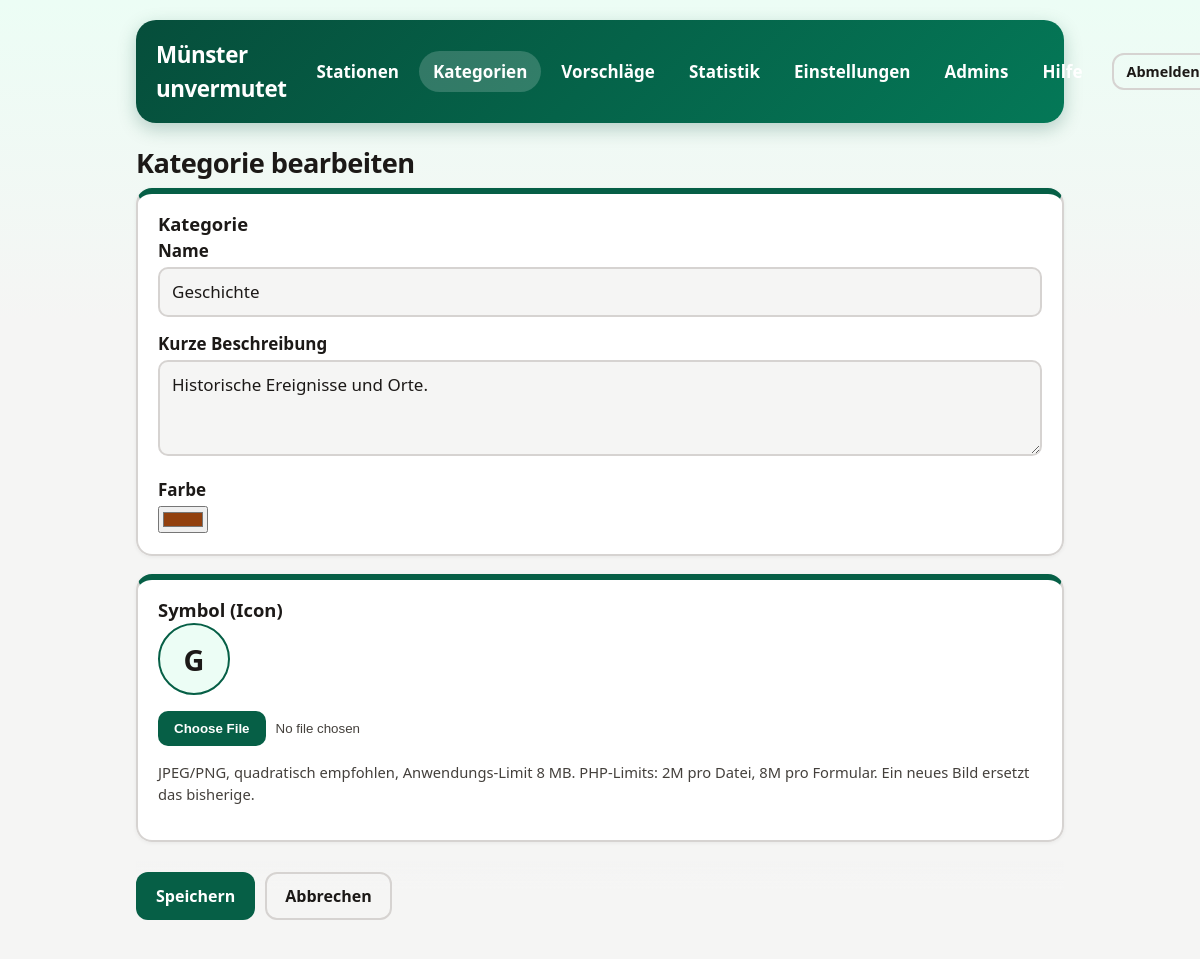
/admin/category-edit.php?id=history (signed in), run on the app's committed database.
### tables this page shows
CREATE TABLE categories (
    id TEXT PRIMARY KEY,
    name TEXT NOT NULL,
    description TEXT NOT NULL DEFAULT '',
    icon TEXT,
    color TEXT NOT NULL DEFAULT '#065f46'
        CHECK (length(color) = 7 AND color GLOB '#[0-9A-Fa-f][0-9A-Fa-f][0-9A-Fa-f][0-9A-Fa-f][0-9A-Fa-f][0-9A-Fa-f]'),
    created_at TEXT NOT NULL,
    updated_at TEXT NOT NULL
);

### includes/config.php (called while the page is built, shortened)
<?php
function config(string $key = null)
{
    static $config = null;
    if ($config === null) {
        $root = dirname(__DIR__);
        $config = [
            'root' => $root,
            'db_path' => $root . '/data/game.sqlite',
            'schema_path' => $root . '/setup/schema.sql',
            'upload_dir' => $root . '/uploads',
            'upload_url' => 'uploads',
            'upload_max_bytes' => 8 * 1024 * 1024,
            'upload_max_edge' => 4000,
            'session_name' => 'muenster_admin',
            'session_timeout' => 300,
            'login_max_attempts' => 5,
            'login_window' => 900,
            'suggest_max_per_hour' => 5,
            'allow_http_links' => true,
            'timezone' => 'Europe/Berlin',
            'debug' => false,
        ];
        $local = __DIR__ . '/config.local.php';
        if (is_file($local)) {
            $config = array_merge($config, (array) require $local);
        }
        date_default_timezone_set($config['timezone']);
    }
    return $key === null ? $config : $config[$key];
}

### includes/config.local.php (called while the page is built)
<?php return ['debug' => true];

### includes/database.php (called while the page is built, shortened)
<?php
require_once __DIR__ . '/config.php';
function db(): PDO
{
    static $pdo = null;
    if ($pdo === null) {
        $path = config('db_path');
        $isNew = !is_file($path);
        $pdo = new PDO('sqlite:' . $path, null, null, [
            PDO::ATTR_ERRMODE => PDO::ERRMODE_EXCEPTION,
            PDO::ATTR_DEFAULT_FETCH_MODE => PDO::FETCH_ASSOC,
            PDO::ATTR_EMULATE_PREPARES => false,
        ]);
        $pdo->exec('PRAGMA foreign_keys = ON');
        $pdo->exec('PRAGMA busy_timeout = 5000');
        $pdo->exec((string) file_get_contents(config('schema_path')));
        $stationColumns = $pdo->query('PRAGMA table_info(stations)')->fetchAll(PDO::FETCH_COLUMN, 1);
        $adminColumns = $pdo->query('PRAGMA table_info(admins)')->fetchAll(PDO::FETCH_COLUMN, 1);
    }
    return $pdo;
}

### includes/uploads.php (called while the page is built, shortened)
<?php
require_once __DIR__ . '/config.php';
function is_managed_upload(?string $path): bool
{
    return (bool) $path && (bool) preg_match('#^' . preg_quote(config('upload_url'), '#') . '/[a-f0-9]{32}\.(?:jpg|png)$#', $path);
}

### admin/category-edit.php (the view, shortened to what this page needs)
<?php
require __DIR__ . '/_bootstrap.php';
$id = isset($_GET['id']) && is_string($_GET['id']) ? $_GET['id'] : null;
$cat = ['name' => '', 'description' => '', 'icon' => '', 'color' => '#065f46'];
if ($id !== null) {
    $stmt = db()->prepare('SELECT * FROM categories WHERE id = ?');
    $stmt->execute([$id]);
    $row = $stmt->fetch();
    $cat = array_merge($cat, $row);
}
$isNew = $id === null;
?>
<h1 class="admin-title"><?= $isNew ? 'Neue Kategorie' : 'Kategorie bearbeiten' ?></h1>
<form method="post" action="category-save.php" enctype="multipart/form-data">
  <fieldset class="task-card"><legend>Kategorie</legend>
    <label for="name">Name</label>
    <input type="text" id="name" name="name" required maxlength="60" value="<?= h($cat['name']) ?>">
    <label for="description">Kurze Beschreibung</label>
    <textarea id="description" name="description" maxlength="300"><?= h($cat['description']) ?></textarea>
    <label for="color">Farbe</label>
    <input type="color" id="color" name="color" required value="<?= h($cat['color']) ?>">
  </fieldset>
  <fieldset class="task-card"><legend>Symbol (Icon)</legend>
    <div class="admin-icon">
      <span class="ico" aria-hidden="true"><?= category_ico($cat) ?></span>
      <div>
        <input type="file" id="icon" name="icon" accept="image/jpeg,image/png" aria-label="Symbol hochladen">
        <p class="muted">JPEG/PNG, quadratisch empfohlen, Anwendungs-Limit <?= (int) (config('upload_max_bytes') / 1048576) ?> MB. PHP-Limits: <?= h(ini_get('upload_max_filesize')) ?> pro Datei, <?= h(ini_get('post_max_size')) ?> pro Formular.
          <?= $isNew ? '' : 'Ein neues Bild ersetzt das bisherige.' ?></p>
      </div>
    </div>
  </fieldset>
  <div class="admin-sticky"><button class="next-button">Speichern</button> <a class="btn secondary" href="categories.php">Abbrechen</a></div>
</form>

### admin/admin.css (style rules this page uses)
:root { font-family: system-ui, -apple-system, 'Segoe UI', sans-serif; color-scheme: light dark; --green: #065f46; --green-dark: #064e3b; --green-soft: #ecfdf5; --ink: #1c1917; --muted: #44403c; --bg: #f5f5f4; --bg-top: #ecfdf5; --surface: #fff; --surface-alt: #f5f5f4; --border: #d6d3d1; --border-soft: #e7e5e4; --link: #065f46; --focus: #f59e0b; --danger: #b91c1c; --danger-soft: #fee2e2; --ok-soft: #d1fae5; --hero-from: #064e3b; --hero-to: #047857; --hero-text: #d1fae5; --cat: #065f46; --cat-soft: #ecfdf5; --shadow: rgba(6, 78, 59, 0.25); }
* { box-sizing: border-box; }
body { margin: 0; background: linear-gradient(180deg, var(--bg-top) 0, var(--bg) 320px) no-repeat var(--bg); color: var(--ink); font-size: 1.0625rem; line-height: 1.5; }
a { color: var(--link); }
h1.admin-title { font-size: 1.7rem; letter-spacing: -0.02em; margin: 0 0 4px; color: var(--ink); }
button, .btn { cursor: pointer; font: inherit; font-size: 1rem; font-weight: 600; min-height: 44px; padding: 10px 18px; border-radius: 12px; border: 2px solid transparent; text-decoration: none; display: inline-flex; align-items: center; justify-content: center; gap: 6px; background: var(--green); color: #fff; transition: transform 0.18s ease, background-color 0.18s ease; }
.next-button { background: var(--green); }
button.secondary, .btn.secondary, .back-button { background: transparent; color: var(--ink); border-color: var(--border); font-weight: 700; }
.task-card { background: var(--surface); border: 2px solid var(--border); border-top: 6px solid var(--cat); border-radius: 16px; margin: 0 0 18px; padding: 0; min-width: 0; box-shadow: 0 1px 4px rgba(0, 0, 0, 0.06); overflow: hidden; }
.task-card > legend { float: left; width: 100%; padding: 16px 0 0; font-size: 1.15rem; font-weight: 800; }
.task-card:is(fieldset) { padding: 0 20px 20px; }
.task-card > legend + * { clear: both; }
.task-intro, .muted { color: var(--muted); font-size: 0.92rem; }
label { display: block; margin: 14px 0 4px; font-weight: 700; }
input[type='text'], input[type='password'], input[type='url'], input[type='email'], input[type='number'], textarea, select { width: 100%; padding: 10px 12px; font: inherit; color: var(--ink); background: var(--surface-alt); border: 2px solid var(--border); border-radius: 10px; }
input[type='file'] { width: 100%; color: var(--muted); }
textarea { min-height: 6rem; }
.admin-icon { display: flex; align-items: center; gap: 16px; flex-wrap: wrap; }
.admin-icon .ico { flex: 0 0 72px; height: 72px; border-radius: 50%; background: var(--cat-soft); border: 2px solid var(--cat); display: flex; align-items: center; justify-content: center; font-size: 1.8rem; font-weight: 800; overflow: hidden; }
.admin-sticky { position: sticky; bottom: 0; display: flex; gap: 10px; padding: 12px 0; background: linear-gradient(180deg, transparent, var(--bg) 40%); }

### data on the page
categories: name "Geschichte", description "Historische Ereignisse und Orte.", color "#92400e", name "G"

### other printed values
$label "Stationen"
$label "Kategorien"
$label "Vorschläge"
$label "Statistik"
$label "Einstellungen"
$label "Admins"
$label "Hilfe"
config('upload_max_bytes') / 1048576 "8"
ini_get('upload_max_filesize') "2M"
ini_get('post_max_size') "8M"
